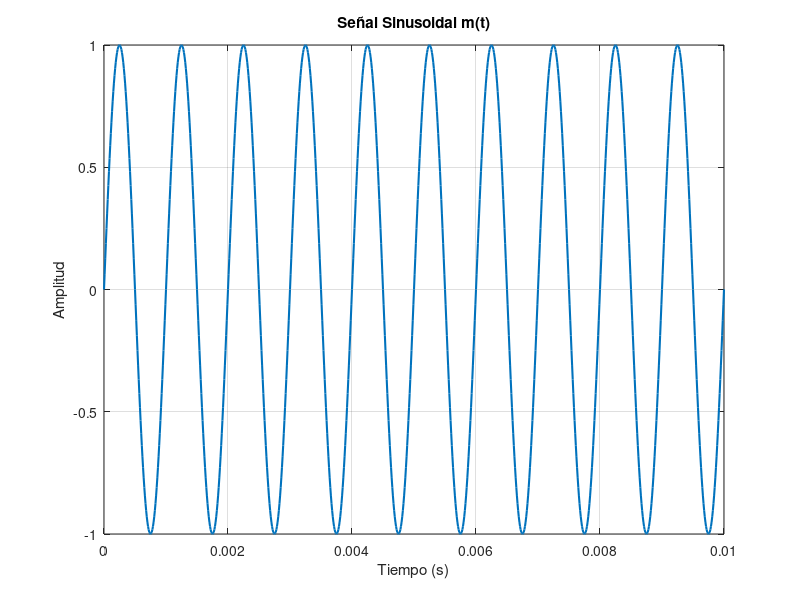

The MATLAB script that drew this image:
%% Configuración de parámetros
A = 1;              % Amplitud de la señal
fc = 1000;          % Frecuencia de la señal (Hz)
Ts = 1/100000;      % Periodo de muestreo (segundos), configurable
T_total = 0.01;     % Duración total de la señal (segundos)
t = 0:Ts:T_total;   % Vector de tiempo

%% Generación de la señal sinusoidal m(t)
m_t = A * sin(2*pi*fc*t);

%% Visualización de la señal
figure;
plot(t, m_t, 'LineWidth',1.5);
xlabel('Tiempo (s)');
ylabel('Amplitud');
title('Señal Sinusoidal m(t)');
grid on;
